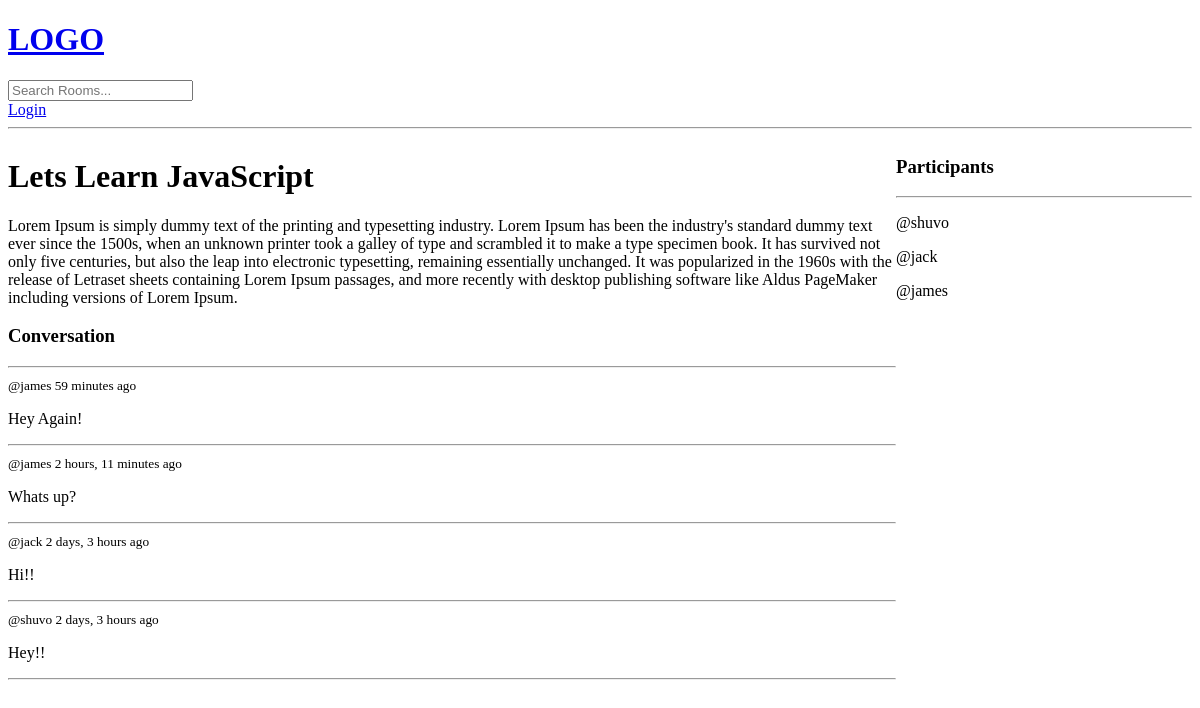
The page /room/1 on the database as committed earlier.
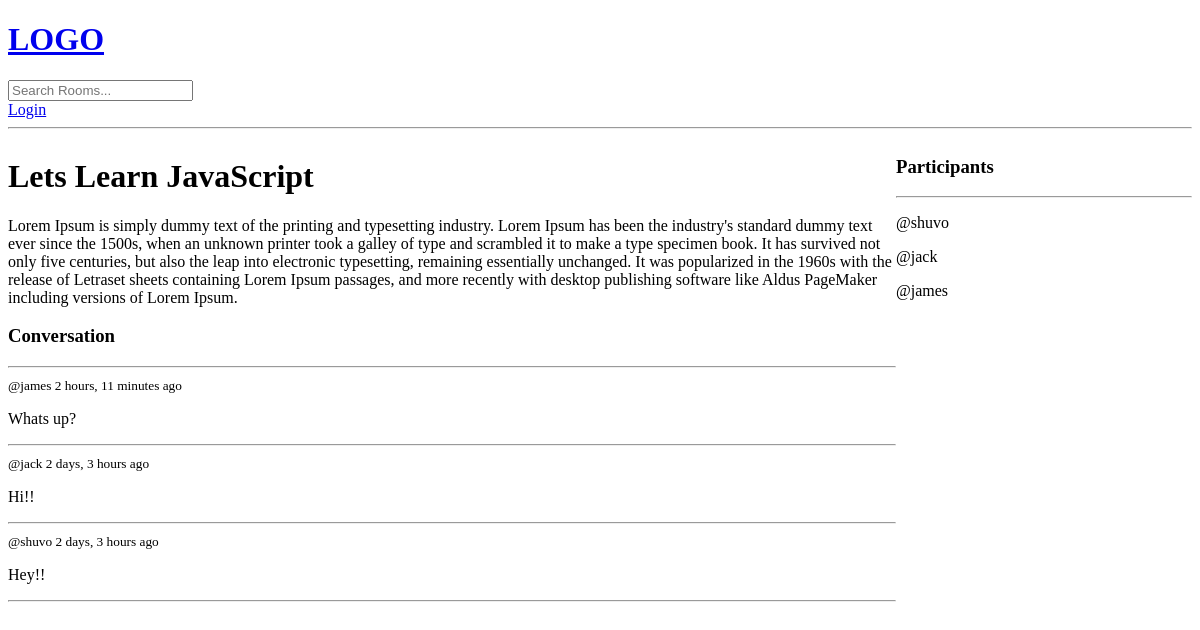
The same page on the database as committed later.
### base/models.py (models this page shows, shortened)
class Room(models.Model):
    host = models.ForeignKey(User, on_delete=models.SET_NULL, null=True)
    topic = models.ForeignKey(Topic, on_delete=models.SET_NULL, null=True)
    name = models.CharField(max_length=200)
    description = models.TextField(null=True, blank=True)
    participants = models.ManyToManyField(User, related_name='participants', blank=True)
    updated = models.DateTimeField(auto_now=True)
    created = models.DateTimeField(auto_now_add=True)
    class Meta:
        ordering = ['-updated', '-created']

class Message(models.Model):
    user = models.ForeignKey(User, on_delete=models.CASCADE)
    room = models.ForeignKey(Room, on_delete=models.CASCADE)
    body = models.TextField()
    updated = models.DateTimeField(auto_now=True)
    created = models.DateTimeField(auto_now_add=True)
    class Meta:
        ordering = ['-updated', '-created']

### base/views.py (the view, shortened to what this page needs)
# urls.py: path('room/<str:pk>', views.room, name="room"),
def room(request, pk):
    room = Room.objects.get(id=pk)
    room_messages = room.message_set.all()
    participants = room.participants.all()
    context = {'room': room, 'room_messages': room_messages, 'participants':participants}
    return render(request, 'base/room.html', context)

### templates/base/room.html (shortened to what this page needs)
{% extends 'main.html' %} {% block content %}
<div class="room-container">
  <div>
    <h1>{{room.name}}</h1>
    <p>{{room.description}}</p>
    <div class="comment-wrapper">
      <h3>Conversation</h3>
      <hr />
      {% for message in room_messages %}
      <div>
        <small>@{{message.user}} {{message.created|timesince}} ago </small>
        <p>{{message.body}}</p>
        <hr />
      </div>
      {% endfor %}
    </div>
  </div>
  <div>
    <h3>Participants</h3>
    <hr/>
    {% for user in participants %}
    <div>
      <p>@{{user.username}}</p>
    </div>
    {% endfor %}
  </div>
</div>
{% endblock %}

### templates/main.html (shortened to what this page needs)
<!DOCTYPE html>
<html lang="en">
<head>
</head>
<body>
    {% include 'navbar.html' %}
    {% block content %}
    {% endblock content %}
</body>
</html>

### templates/navbar.html
<a href="/">
    <h1>LOGO</h1>
</a>
<form action="{% url 'home' %}" method="get">
    <input type="text" name="q" placeholder="Search Rooms...">
</form>
{% if request.user.is_authenticated %}
<P>Hello {{request.user}} </P>
<a href="{% url 'logout' %}">Logout</a>
{% else %}
<a href="{% url 'login' %}">Login</a>
{% endif %}
<hr>

### templates/base/room.html (style rules this page uses)
.room-container { display: grid; grid-template-columns: 3fr 1fr; }

Rows that differ between the two databases and show on the page:
removed Message: user "james", created "59 minutes", body "Hey Again!"
